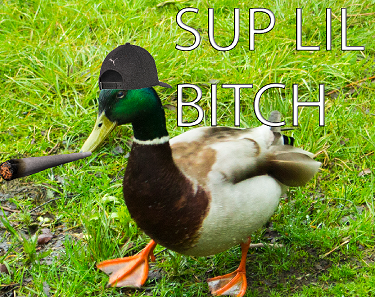
#> input picture Edge Detection/anka.png, 375 x 297 px, found by its file name
$ python translation_new_8.py
#> lines starting #> are read from the running program, lines starting #| are printed output that depends on the picture
### immutils.py
import numpy as np
import cv2

def translate(image,x,y):
    M = np.float32([[1,0,x],[0,1,y]])
    shifted = cv2.warpAffine(image,M,(image.shape[1],image.shape[0]))
    return shifted

# [35 lines left out: functions rotate, resize, not called in this run]

### Image_Manipulation/translation_new_8.py
import numpy as np
import cv2
import immutils

image = cv2.imread("anka.png")
#> image is the input picture: shape (297, 375, 3); mean B, G, R 52.2, 146.2, 122.1
shifted = immutils.translate(image, 100, 0)
#> in translate, `shifted = cv2.warpAffine(image,M,(image.shape[1],image.shape[0]))`:
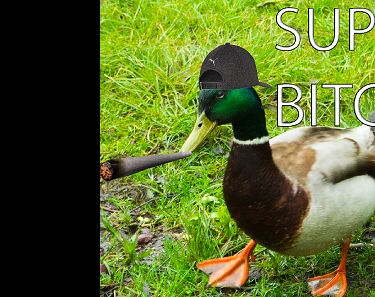
#> shifted: shape (297, 375, 3); mean B, G, R 41, 105.4, 90
cv2.imshow("shifted image",shifted)
cv2.waitKey(0)
